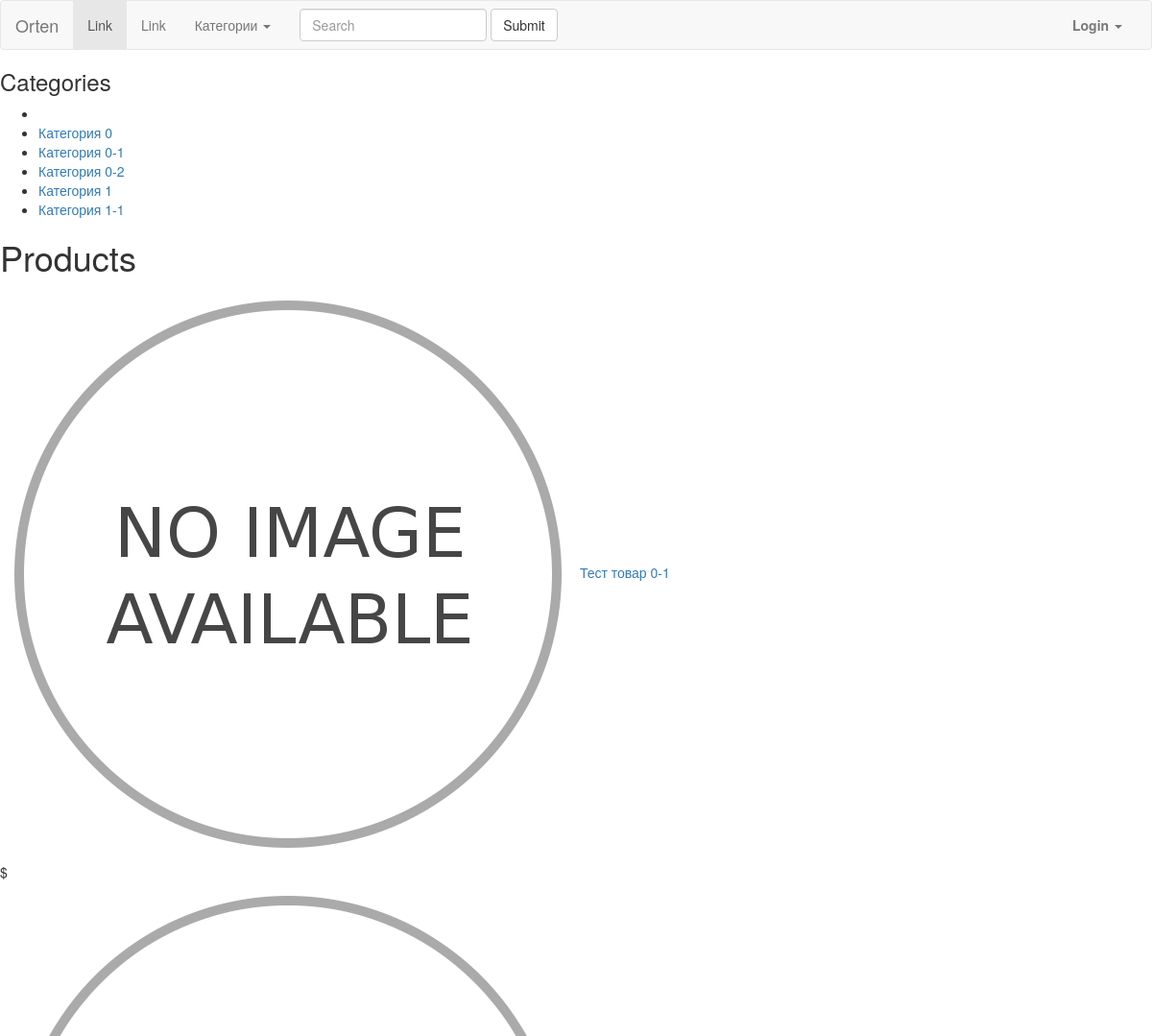
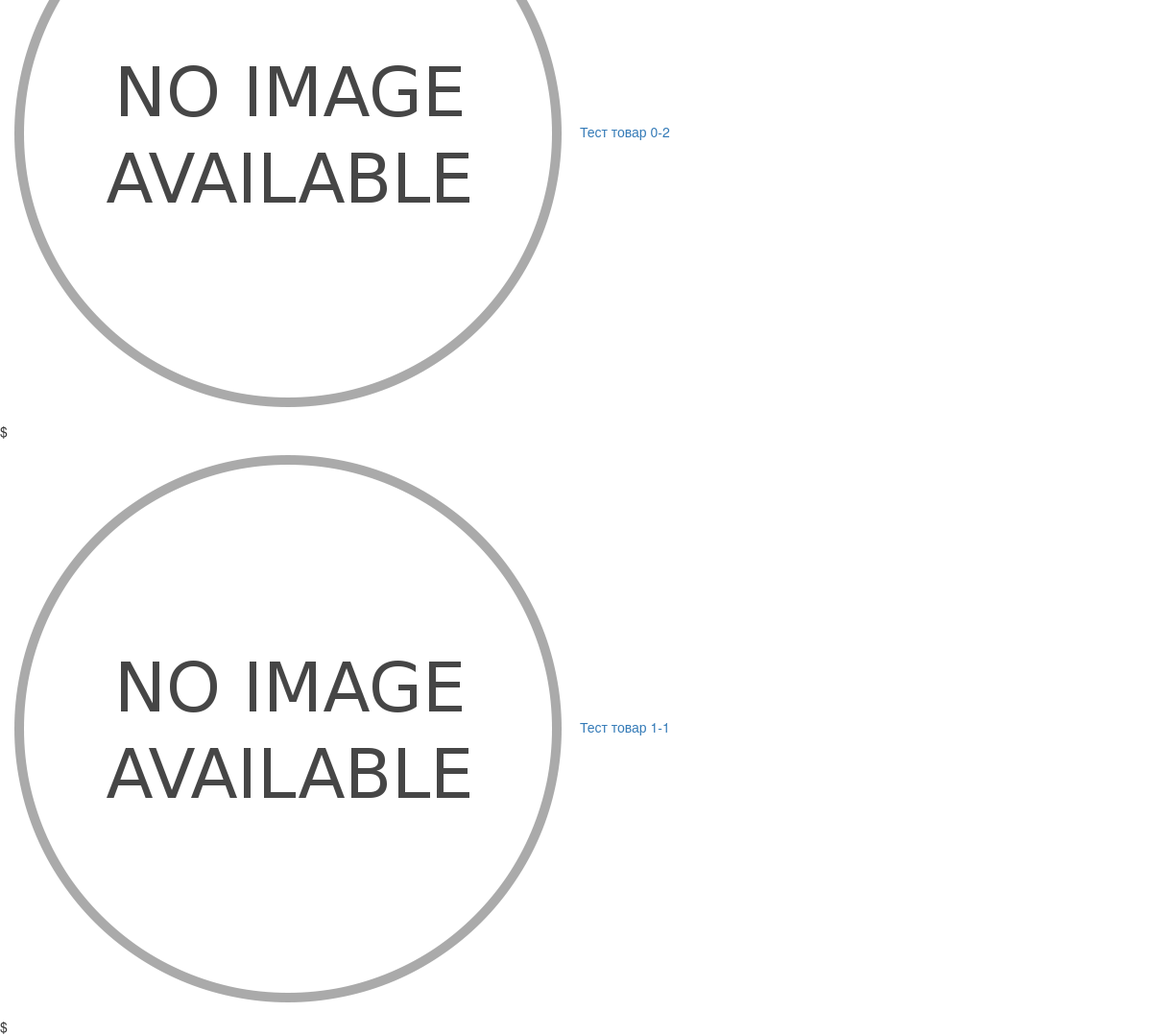
The app's page /shop/ with its own data (2 pictures, top to bottom).
### shop/models.py (models this page shows, shortened)
class Category(MPTTModel):
	name = models.CharField(max_length=50, unique=True)
	slug = models.SlugField(max_length=200, db_index=True, unique=True)
	image = models.ImageField(upload_to='products/%Y/%m/%d', blank=True)
	description = models.TextField(blank=True) #описание Категории
	parent = TreeForeignKey('self', on_delete=models.CASCADE, null=True, blank=True, related_name='children')
	class Meta:
		unique_together = (('parent', 'slug',))
		ordering = ('name',)
		verbose_name = 'Категория'
		verbose_name_plural = 'Категории'

class Product(models.Model):
	category = models.ForeignKey(Category, on_delete=models.CASCADE) #коталог продукта связь m2m
	name = models.CharField(max_length=400, db_index=True) #имя продукта
	vendor_code = models.CharField(max_length=200, db_index=True) #артикул или парт-номер
	slug = models.SlugField(max_length=400, db_index=True)
	image = models.ImageField(upload_to='products/%Y/%m/%d', blank=True) #картинка
	description = models.TextField(blank=True) #описание продукта
	currency = models.CharField(max_length=3, choices=CURRENCY_CHOICES, blank=True) #валюта
	price_purchase = models.DecimalField(max_digits=10, decimal_places=2, blank=True) #цена Закупки
	interest = models.DecimalField(max_digits=5, decimal_places=2, blank=True) #Процент
	price_retail = models.DecimalField(max_digits=10, decimal_places=2, blank=True) #розничная цена
	stock = models.PositiveIntegerField(blank=True) # Остатки
	available = models.BooleanField(default=True) # булево значение, указывающее, доступен ли продукт или нет
	created = models.DateTimeField(auto_now_add=True) # дата создания
	updated = models.DateTimeField(auto_now=True) #дата обновления
	class Meta:
		ordering = ('name',)
		verbose_name = 'Товар'
		verbose_name_plural = 'Товары'
		index_together = (('id', 'slug'),)
	def get_absolute_url(self):
		from django.urls import reverse
		return reverse('shop:product_detail', args=[self.id, self.slug])

### shop/views.py (the view)
# urls.py: path('', views.product_list, name ='base'),
def product_list(request, category_slug=None):
	category = None
	categories = Category.objects.all()
	products = Product.objects.filter(available=True)
	if category_slug:
		category = get_object_or_404(Category, slug=category_slug)
		products = products.filter(category=category)
	return render(request, 'shop/product/list.html', {'category': category, 'categories': categories, 'products': products})

### templates/shop/product/list.html (shortened to what this page needs)
{% extends "base.html" %}
{% load static %}
{% block content %}
    <div id="sidebar">
        <h3>Categories</h3>
        <ul>
            <li {% if not category %}class="selected"{% endif %}>
            </li>
            {% for c in categories %}
                <li>
               <a href="{{ c.get_absolute_url }}">{{ c.name }}</a>
                </li>
            {% endfor %}
        </ul>
    </div>
    <div id="main" class="product-list">
        <h1>{% if category %}{{ category.name }}{% else %}Products{% endif %}</h1>
        {% for product in products %}
            <div class="item">
                <a href="{{ product.get_absolute_url }}">
                    <img src="{% if product.image %}{{ product.image.url }}{% else %}{% static "img/no_image.png" %}{% endif %}">
                </a>
                <a href="{{ product.get_absolute_url }}">{{ product.name }}</a><br>
                ${{ product.price }}
            </div>
        {% endfor %}
    </div>
{% endblock %}

### records on screen
Category: name "Категория 0"
Category: name "Категория 0-1"
Category: name "Категория 0-2"
Category: name "Категория 1"
Category: name "Категория 1-1"
Product: name "Тест товар 0-1"
Product: name "Тест товар 0-2"
Product: name "Тест товар 1-1"
